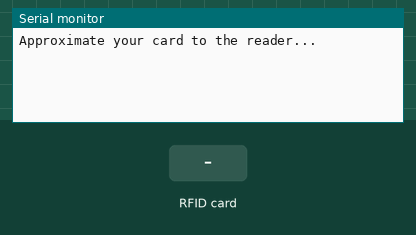
This sketch was run on a simulated Arduino Mega 2560, built with avr-gcc and run on an emulated ATmega2560. Parts: the last lines printed to the serial monitor. The inputs (shaded band) are chosen by the test bench.

Above: at 1.2 s.
1.3 s: RFID card FE A8 54 DA held to the reader
At 2.3 s:
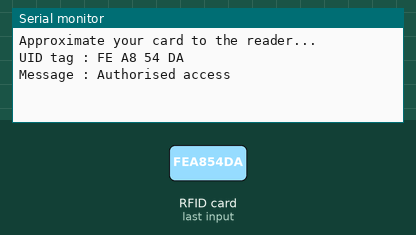
2.8 s: RFID card 5E 7A 19 C4 held to the reader
At 4.8 s:
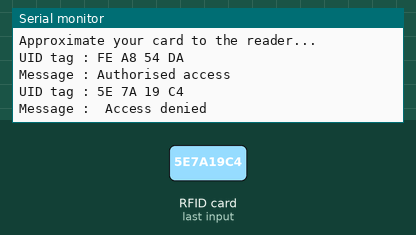

Measured:
- after the input at 1.3 s, the serial monitor: prints a new line at once (image 1)
- after the input at 2.8 s, the serial monitor: prints a new line after 1.5 s (image 2)

The sketch:

rfid_handling.ino
```cpp
#include <SPI.h>
#include <MFRC522.h>

#define SS_PIN 53
#define RST_PIN 5
MFRC522 mfrc522(SS_PIN, RST_PIN);

void setup()
{
  Serial.begin(9600);
  SPI.begin();
  mfrc522.PCD_Init();
  Serial.println("Approximate your card to the reader...");
  Serial.println();

}
void loop()
{

  if ( ! mfrc522.PICC_IsNewCardPresent())
  {
    return;
  }

  if ( ! mfrc522.PICC_ReadCardSerial())
  {
    return;
  }

  Serial.print("UID tag :");
  String content= "";
  byte letter;
  for (byte i = 0; i < mfrc522.uid.size; i++)
  {
     Serial.print(mfrc522.uid.uidByte[i] < 0x10 ? " 0" : " ");
     Serial.print(mfrc522.uid.uidByte[i], HEX);
     content.concat(String(mfrc522.uid.uidByte[i] < 0x10 ? " 0" : " "));
     content.concat(String(mfrc522.uid.uidByte[i], HEX));
  }
  Serial.println();
  Serial.print("Message : ");
  content.toUpperCase();
  if (content.substring(1) == "FE A8 54 DA") // Make sure you change this with your own UID number
  {
    Serial.println("Authorised access");
    Serial.println();
    delay(3000);
  }

 else   {
    Serial.println(" Access denied");
    delay(3000);
  }
}
```
